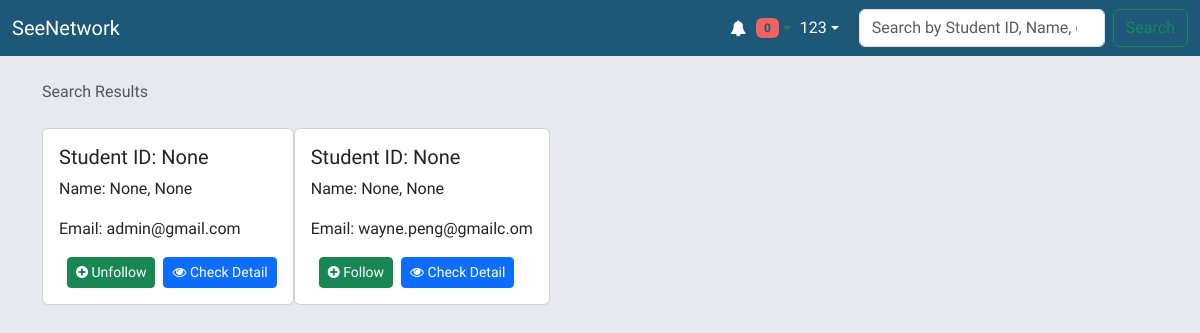
/search/ (signed in), run on the app's committed database.
### accounts/models.py (models this page shows, shortened)
class CustomUser(AbstractUser):
    student_id = models.CharField(max_length=10, unique=True, blank=True, null=True)
    first_name = models.CharField(max_length=30, blank=True, null=True)
    last_name = models.CharField(max_length=30, blank=True, null=True)
    nick_name = models.CharField(max_length=30, blank=True, null=True)
    gender = models.CharField(max_length=1, default='n', choices=Gender.choices)
    department = models.CharField(max_length=10, blank=True, null=True, choices=Department.choices)
    slug = models.SlugField(max_length=25, verbose_name='User Slug', unique=True)
    class Meta:
        verbose_name = 'User'
        verbose_name_plural = 'Users'

### network/views.py (the view)
# urls.py: path('search/', views.search_users, name='search_users'),
def search_users(request):
    query = request.GET.get('q', '')
    user=request.user
    results = User.objects.filter(Q(username__icontains=query) | Q(first_name__icontains=query) | Q(last_name__icontains=query) | Q(nick_name__icontains=query) | Q(email__icontains=query) | Q(student_id__icontains=query)).exclude(id=user.id)
    request_has_sent = list()
    friends = list()
    for result in results:
        if FriendRequest.objects.filter(sender=user.id, receiver=result.id, status="pending").first():
            request_has_sent.append(result)
        if Relationship.objects.filter(user=user.id, friend=result.id).first():
            friends.append(result)
    return render(
            request,
            'search_results.html',
            {
                'results': results,
                'query': query,
                'request_has_sent': request_has_sent,
                'friends': friends,
                })

### templates/search_results.html (shortened to what this page needs)
{% extends 'base.html' %}
{% block breadcrumb %}
  <li class="breadcrumb-item active">Search Results</li>
{% endblock %}
{% block content %}
  {% if results %}
    <div class="card-group">
      {% for user in results %}
        <form id="search-result-{{user.id}}" method="post" action="{% url 'send_friend_request' user.id%}">
          {% include 'includes/choice_relation.html' %}
        </form>
      {% endfor %}
    </div>
  {% endif %}
{% endblock %}

### templates/includes/nav.html (shortened to what this page needs)
<nav class="navbar navbar-expand-lg" style="background-color: #1D5879;">
  <div class="container-fluid">
    <a class="navbar-brand" href="{% url 'home' %}" style="color: white;">SeeNetwork</a>
    <div class="collapse navbar-collapse" id="mainMenu">
      <ul class="navbar-nav ms-auto">
        {% if user.is_authenticated %}{% load notifications_tags %}
          <li class="nav-item dropdown notification-ui">
            <a href="#" class="font-weight-bold text-success nav-link dropdown-toggle" id="notificationMenu" role="button" data-bs-toggle="dropdown" aria-haspopup="true" aria-expanded="false" style="color: white;">
              <i class="fa fa-bell" style="color: white;"></i>
              <span class='badge badge-pill' style="background-color: #EF6262; color: #1D5879;">
                {% notifications_unread as unread_count %}
                {% if unread_count %}
                  {{ unread_count }}
                {% else %}
                  0
                {% endif %}
              </span>
            </a>
            </div>
          <li class="nav-item dropdown">
            <a class="nav-link dropdown-toggle" href="#" id="userMenu" role="button" data-bs-toggle="dropdown" aria-haspopup="true" aria-expanded="false" style="color: white; padding-right: 20px; padding-left:1px;">
              {{ user.username }}
            </a>
          </li>
        {% else %}
          <form class="form-inline ml-auto">
            <a href="{% url 'login' %}" class="btn btn-outline-secondary" style="background-color: #1D5879; color: white;">Log in</a>
            <a href="{% url 'signup' %}" class="btn btn-primary ml-2" style="background-color: #FFAD5A; color: #1D5879;">Sign up</a>
          </form>
        {% endif %}
      {% if user.is_authenticated %}
        <form class="d-flex" method="get" action="{% url 'search_users' %}">
          <input type="search" class="form-control me-2" id="search_query" name="q" placeholder="Search by Student ID, Name, or Email" aria-abel="Search" required>
          <button class="btn btn-outline-success" type="submit">Search</button>
        </form>
      {% endif %}
    </div>
</nav>

### templates/includes/choice_relation.html
<div class="card mb-3">
    <div class="card-body">
        <h5 class="card-title">Student ID: {{ user.student_id }}</h5>
        <p class="card-text">Name: {{ user.first_name }}, {{ user.last_name }}</p>
        <p class="card-text">Email: {{ user.email }}</p>
        <div id="friend-request" class="d-flex align-items-center">
            <button id="friend-request-button-{{user.id}}" type="button" onclick="friendRequest({{user.id}})" class="btn btn-success btn-sm ms-2">
                <i id="friend-request-icon-{{user.id}}" class="fa fa-plus-circle"></i><span id="friend-request-text-{{user.id}}"> {% if user in request_has_sent %} Unfollow {% else %} Follow {% endif %}</span>
            </button>
            <a href="{% url 'profile_view' user.slug  %}" class="btn btn-primary btn-sm ms-2" role="button">
                <i class="fa fa-eye"></i> Check Detail
            </a>
        </div>
    </div>
</div>

### static/css/dark-light.css (style rules this page uses)
@media (prefers-color-scheme: light) { body { background: #809DA5; } }

### static/css/nav.css (style rules this page uses)
body { font-family: "Roboto", sans-serif; background: #E6E9ED; min-height: 100vh; position: relative; }
.notification-ui a { display: none; }
.notification-ui a, .nav-link.dropdown-toggle { padding: 8px 15px; display: flex; align-items: center; }
.notification-ui .fa-bell, .nav-link.dropdown-toggle .fa-user { margin-right: 10px; }
li.nav-item { list-style-type: none; margin: 0; padding: 0; }

### templates/base.html (style rules this page uses)
body { font-family: 'sans-hant'; }

### data on the page
CustomUser: username "123"
CustomUser: student_id "None", first_name "None", last_name "None", email "admin@gmail.com", shows "Unfollow"
CustomUser: student_id "None", first_name "None", last_name "None", email "wayne.peng@gmailc.om", shows "Follow"
